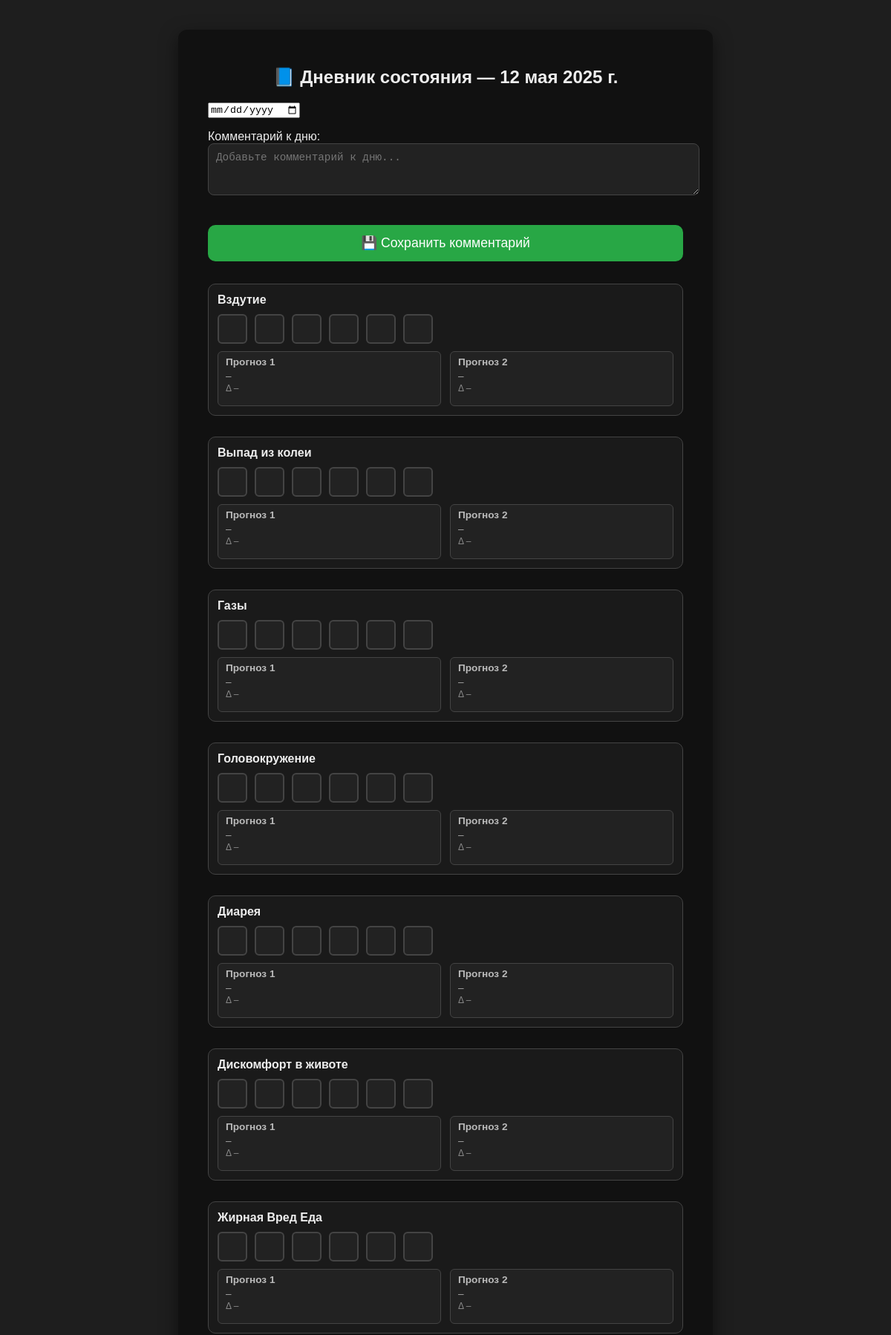
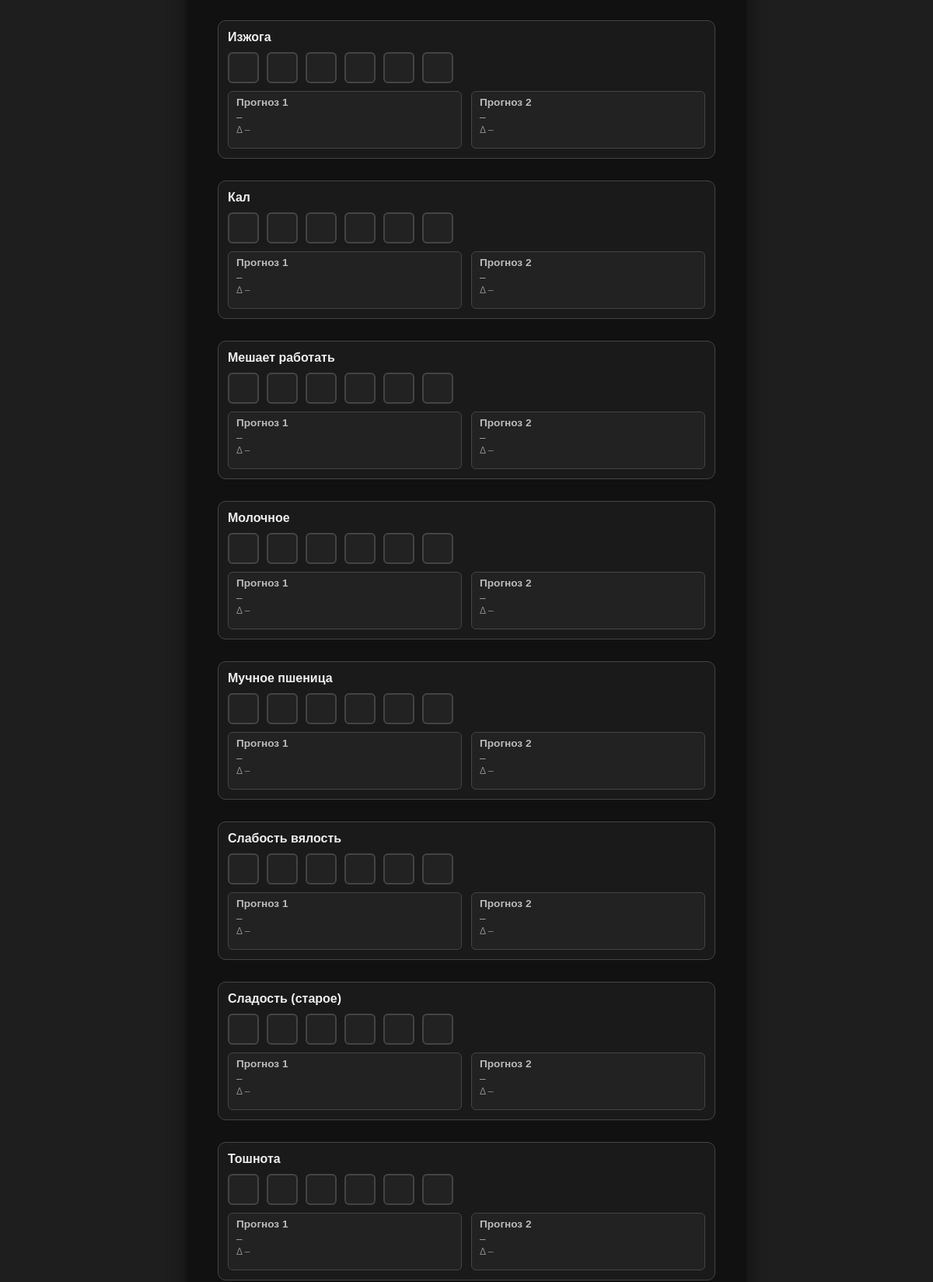
Screenshot of /add/ (upper part) with the database file from the repository (2 pictures, top to bottom).
### diary_analytic/models.py (models this page shows, shortened)
class Entry(models.Model):
    date = models.DateField(unique=True)
    comment = models.TextField(blank=True)

class Parameter(models.Model):
    key = models.CharField(max_length=100, unique=True)
    name = models.CharField(max_length=255)
    is_active = models.BooleanField(default=True)

### diary_analytic/views.py (the view, shortened to what this page needs)
# urls.py: path("add/", views.add_entry, name="add_entry"),
def add_entry(request: HttpRequest) -> HttpResponse:
    today_str = datetime.now().date().isoformat()  # Строка сегодняшней даты (например, "2025-05-12")
    selected_str = request.GET.get("date", today_str)  # Если нет ?date=, то подставляем сегодня
    try:
        selected_date = datetime.strptime(selected_str, "%Y-%m-%d").date()
        web_logger.debug(f"[add_entry] ✅ Получена дата из запроса: {selected_date}")
    except ValueError:
        selected_date = datetime.now().date()
        web_logger.warning(f"[add_entry] ⚠️ Некорректная дата '{selected_str}' — используем текущую: {selected_date}")
    entry, created = Entry.objects.get_or_create(date=selected_date)
    if created:
        web_logger.debug(f"[add_entry] 🆕 Создана новая запись Entry на дату: {selected_date}")
    else:
        web_logger.debug(f"[add_entry] 📄 Найдена запись Entry на дату: {selected_date}")
    form = EntryForm(instance=entry)
    web_logger.debug(f"[add_entry] 🧾 Инициализирована форма комментария для Entry ({selected_date})")
    parameters = Parameter.objects.filter(is_active=True).order_by("name")
    web_logger.debug(f"[add_entry] 📌 Загружено активных параметров: {parameters.count()}")
    entry_values = EntryValue.objects.filter(entry=entry).select_related("parameter")
    values_map = {
        v.parameter.key: v.value
        for v in entry_values
    }
    web_logger.debug(f"[add_entry] 📊 Загружено параметров для Entry: {len(values_map)} — {values_map}")
    web_logger.debug(f"[add_entry] 📤 Передаём данные в шаблон add_entry.html")
    return render(request, "diary_analytic/add_entry.html", {
        "form": form,                         # Форма комментария
        "parameters": parameters,             # Активные параметры
        "values_map": values_map,             # Словарь: { "toshn": 2.0, "ustalost": 1.0 }
        "selected_date": selected_date,       # Дата, для которой загружается дневник
        "today_str": today_str,               # Строка сегодняшней даты (для сравнения в шаблоне)
    })

### diary_analytic/forms.py
class EntryForm(forms.ModelForm):
    class Meta:
        model = Entry
        fields = ['comment']
        widgets = {
            'comment': forms.Textarea(attrs={
                'rows': 3,
                'placeholder': 'Добавьте комментарий к дню...',
                'class': 'form-control',
            })
        }
        labels = {
            'comment': 'Комментарий к дню',
        }

### diary_analytic/templatetags/diary_filters.py (called while the page is built)
@register.filter
def get(dictionary, key):
    return dictionary.get(key)

@register.filter
def float(value):
    try:
        return float(value)
    except (ValueError, TypeError):
        return 0.0

### diary_analytic/templates/diary_analytic/add_entry.html (shortened to what this page needs)
{% load static %}
{% load diary_filters %}
<!DOCTYPE html>
<html lang="ru">
<head>
</head>
<body>
  <div class="container">
    <h2>📘 Дневник состояния — {{ selected_date }}</h2>
    <div class="date-selector">
      <input
        id="date-input"
        type="date"
        value="{{ selected_date }}"
        onchange="window.location.href='?date='+encodeURIComponent(this.value)"
      />
    </div>
    <form method="post">
      {{ form.as_p }}
      <button type="submit">💾 Сохранить комментарий</button>
    </form>
    {% for param in parameters %}
      <div class="parameter-block" data-key="{{ param.key }}">
        <div class="param-title">{{ param.name }}</div>
        <div class="rating-buttons">
          {% for i in "012345"|make_list %}
            {% with val=i|stringformat:"d" %}
              {% if values_map|get:param.key == val|float %}
                <button class="value-button selected" data-value="{{ val }}">{{ val }}</button>
              {% else %}
                <button class="value-button" data-value="{{ val }}">{{ val }}</button>
              {% endif %}
            {% endwith %}
          {% endfor %}
        </div>
        <div class="prediction-wrapper">
          <div class="prediction-block">
            <div class="prediction-title">Прогноз 1</div>
            <div class="predicted">–</div>
            <div class="predicted-secondary">Δ –</div>
          </div>
          <div class="prediction-block">
            <div class="prediction-title">Прогноз 2</div>
            <div class="predicted">–</div>
            <div class="predicted-secondary">Δ –</div>
          </div>
        </div>
      </div>
    {% endfor %}
  </div>
</body>
</html>

### diary_analytic/templates/diary_analytic/add_entry.html (style rules this page uses)
body { font-family: sans-serif; background-color: #1e1e1e; color: #eee; padding: 40px 20px; margin: 0; }
.container { max-width: 640px; margin: 0 auto; background: #111; padding: 30px 40px; border-radius: 12px; box-shadow: 0 8px 24px rgba(0,0,0,0.5); }
h2 { text-align: center; margin-bottom: 20px; }
form { margin-bottom: 30px; }
textarea { width: 100%; padding: 10px; font-size: 1.1em; border: 1px solid #444; border-radius: 8px; resize: vertical; background: #222; color: #eee; }
button[type="submit"] { margin-top: 20px; padding: 14px; font-size: 1.1em; background-color: #28a745; color: white; border: none; border-radius: 10px; cursor: pointer; width: 100%; }
.parameter-block { margin-bottom: 28px; padding: 12px; border: 1px solid #444; border-radius: 10px; background-color: #1a1a1a; }
.param-title { font-weight: bold; margin-bottom: 10px; }
.rating-buttons { display: flex; gap: 10px; flex-wrap: wrap; margin-bottom: 8px; }
.value-button { width: 2.5rem; height: 2.5rem; font-size: 0.9em; border: 2px solid #444; border-radius: 6px; background: #222; color: #eee; cursor: pointer; transition: 0.2s ease; display: inline-flex; justify-content: center; align-items: center; }
.prediction-wrapper { display: flex; justify-content: space-between; gap: 12px; margin-top: 10px; }
.prediction-block { background: #222; border: 1px solid #444; border-radius: 6px; padding: 6px 10px; flex: 1; }
.prediction-title { font-weight: bold; font-size: 0.85em; margin-bottom: 4px; color: #bbb; }
.predicted { font-size: 0.85em; color: #aaa; margin-bottom: 2px; }
.predicted-secondary { font-size: 0.75em; color: #888; margin-bottom: 10px; }

### rows the page displays
Parameter: name "Вздутие"
Parameter: name "Выпад из колеи"
Parameter: name "Газы"
Parameter: name "Головокружение"
Parameter: name "Диарея"
Parameter: name "Дискомфорт в животе"
Parameter: name "Жирная Вред Еда"
Parameter: name "Изжога"
Parameter: name "Кал"
Parameter: name "Мешает работать"
Parameter: name "Молочное"
Parameter: name "Мучное пшеница"
Parameter: name "Слабость вялость"
Parameter: name "Сладость (старое)"
Parameter: name "Тошнота"

### other values shown
{{ selected_date }} "12 мая 2025 г."
